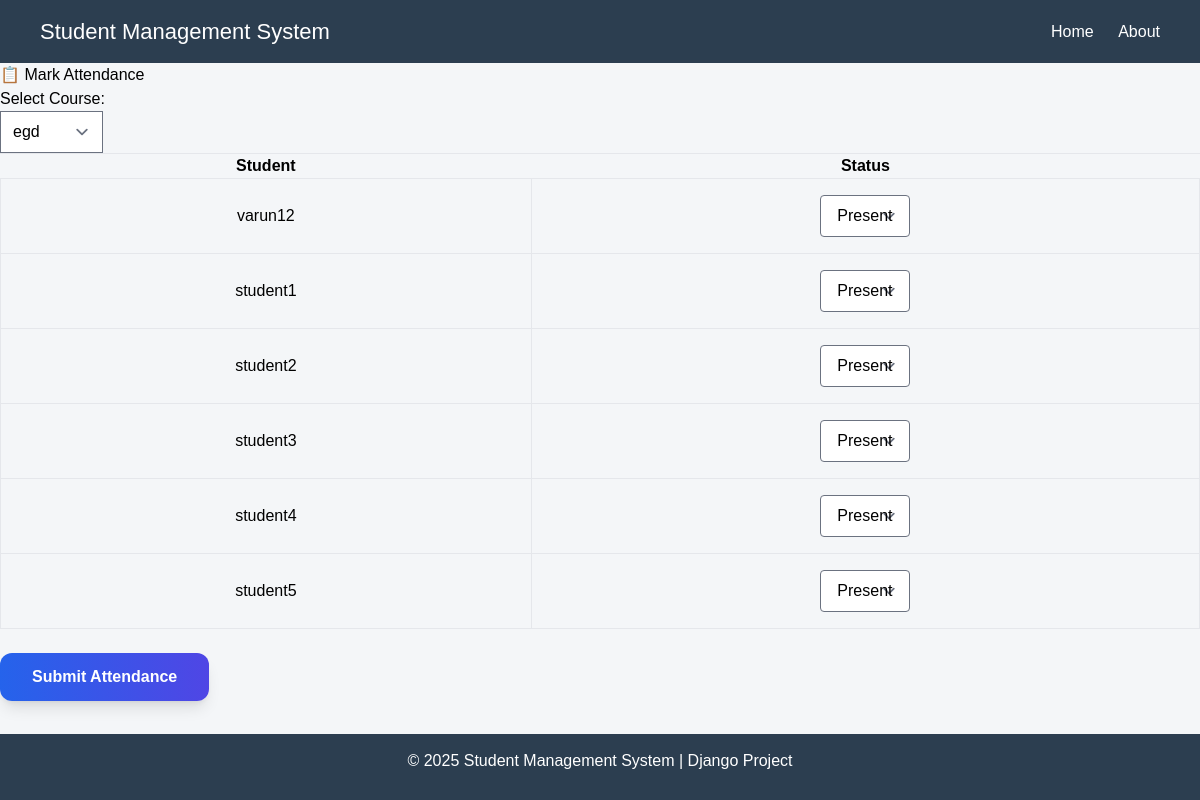
The app's page /teachers/teacher_dashboard/mark_attendance/ (signed in) with its own data.
### students/models.py (models this page shows, shortened)
class Student(models.Model):
    user = models.OneToOneField(user, on_delete=models.CASCADE)
    first_name = models.CharField(max_length=50)
    last_name = models.CharField(max_length=50)
    s_id      = models.IntegerField(unique=True )
    email =   models.EmailField(unique= True)
    phone_no = models.CharField(max_length=15)
    d_o_b = models.DateField(null= True)
    enrollement_date = models.DateField(auto_now_add=True)
    department = models.ForeignKey("courses.Department",  on_delete=models.SET_NULL, null= True,  blank=True)

### accounts/models.py (models this page shows, shortened)
class user(AbstractUser):
    User_type_choices = (
        ('admin' , 'Admin'),
        ('student' , 'Student'),
        ('teacher' , 'Teacher')
    )
    user_type = models.CharField(choices=User_type_choices,max_length=50)

### teachers/views.py (the view, shortened to what this page needs)
# urls.py: path('teacher_dashboard/mark_attendance/' , views.mark_attendance , name = 'mark_attendance')
@login_required
def mark_attendance(req):
    if  not req.user.groups.filter(name = 'teachers').exists():
        messages.error(req , 'Access Denied You are not a teacher')
        return redirect('teacher_dashboard')
    courses = Course.objects.all()
    students = Student.objects.all()
    return render(req , 'teachers/attendance.html' , {"courses" : courses , "students" : students})

### teachers/templates/teachers/attendance.html (shortened to what this page needs)
{% extends "layouts/base.html"%}
{% block content%}
    <div class="box">
    <h1>📋 Mark Attendance</h1>
    <form method="post" enctype = "multipart/form-data">
        <label>Select Course:</label><br>
        <select name="course" required>
            {% for course in courses %}
                <option value="{{ course.id }}">{{ course.course_name }}</option>
            {% endfor %}
        </select>
        <hr>
        <table border ="15px" width="100%" cellpadding="5">
            <tr>
                <th>Student</th>
                <th>Status</th>
            </tr>
            {% for student in students %}
            <tr>
                <td class="px-6 py-4 border text-center">
                        {{ student.user.username }}
                </td>
                <td class="px-6 py-4 border">
                    <div class="flex justify-center">
                        <select name = "Status_{{student.id}}" class="border rounded px-4 py-2" required>
                        <option value="present">Present</option>
                        </select>
                    </div>
                    </td>
            {% endfor %}
        </table>
        <br>
        <button
  type="submit"
  class="bg-gradient-to-r from-blue-600 to-indigo-600
         text-white font-semibold px-8 py-3 rounded-xl
         shadow-lg transform transition-all duration-300
         hover:scale-105 hover:shadow-xl
         active:scale-95 focus:outline-none focus:ring-4
         focus:ring-blue-300">
  Submit Attendance
</button>
    </form>
</div>
{% endblock content%}

### templates/layouts/base.html (style rules this page uses)
* { margin: 0; padding: 0; box-sizing: border-box; font-family: Arial, Helvetica, sans-serif; }
body { background-color: #f4f6f8; }

### records on screen
Student: user.username "varun12", id "Present"
Student: user.username "student1", id "Present"
Student: user.username "student2", id "Present"
Student: user.username "student3", id "Present"
Student: user.username "student4", id "Present"
Student: user.username "student5", id "Present"

### other values on screen
form field course "egd"
